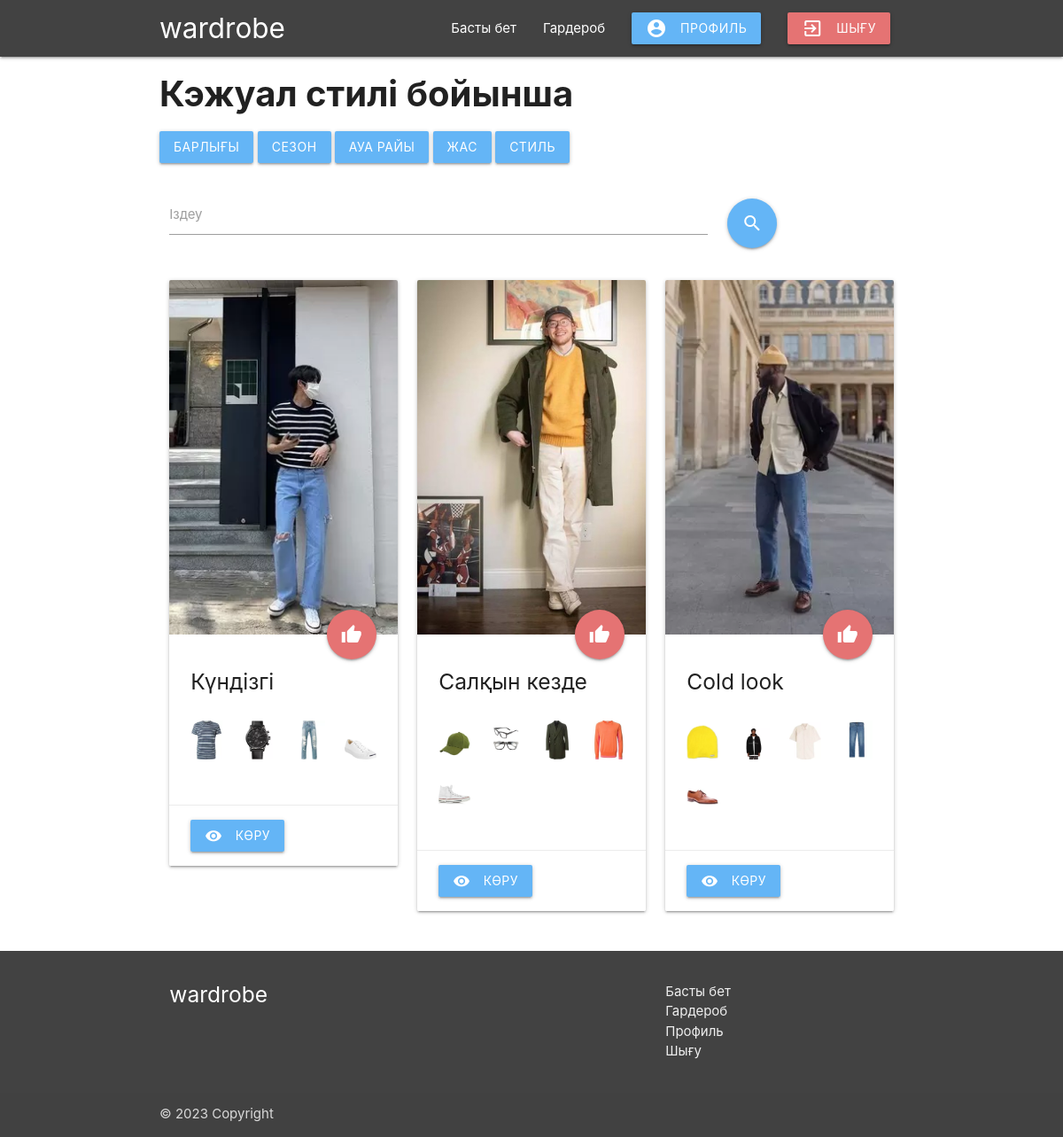
The page /looks/filter/style/kezhual/ (signed in) on the database its author committed.
### warderobApp/models.py (models this page shows, shortened)
class Style(models.Model):
    style = models.CharField("Стиль", max_length=255, blank=True, null=True)
    slug = models.SlugField(unique=True, editable=False, blank=True)
    class Meta:
        verbose_name = "Стиль"
        verbose_name_plural = "Стиль"

class Look(models.Model):
    lookName = models.CharField("Лук атауы", max_length=255, blank=True, null=True)
    season = models.ForeignKey(Season, on_delete=models.CASCADE, verbose_name="Мезгіл", blank=True, null=True)
    weather = models.ForeignKey(Weather, on_delete=models.CASCADE, verbose_name="Ауа-райы", blank=True, null=True)
    style = models.ForeignKey(Style, on_delete=models.CASCADE, verbose_name="Стиль", blank=True, null=True)
    age = models.ForeignKey(Age, on_delete=models.CASCADE, verbose_name="Жас", blank=True, null=True)
    description = models.TextField("Сипаттамасы", blank=True, null=True)
    lookFullPhoto = models.ImageField("Луктың суреті", upload_to="images/looks/", blank=True, null=True)
    head = models.ImageField("Бас киім", upload_to="images/heads/", blank=True, null=True)
    headLink = models.CharField("Сілтеме", max_length=500, blank=True, null=True)
    eyes = models.ImageField("Көз", upload_to="images/eyes/", blank=True, null=True)
    eyesLink = models.CharField("Сілтеме", max_length=500, blank=True, null=True)
    top1 = models.ImageField("Куртка", upload_to="images/top1/", blank=True, null=True)
    top1Link = models.CharField("Сілтеме", max_length=500, blank=True, null=True)
    top2 = models.ImageField("Футболка", upload_to="images/top2/", blank=True, null=True)
    top2Link = models.CharField("Сілтеме", max_length=500, blank=True, null=True)
    hands = models.ImageField("Қол", upload_to="images/hands/", blank=True, null=True)
    handsLink = models.CharField("Сілтеме", max_length=500, blank=True, null=True)
    bottom1 = models.ImageField("Шалбар", upload_to="images/bottom1/", blank=True, null=True)
    bottom1Link = models.CharField("Сілтеме", max_length=500, blank=True, null=True)
    bottom2 = models.ImageField("Шолақ", upload_to="images/bottom2/", blank=True, null=True)
    bottom2Link = models.CharField("Сілтеме", max_length=500, blank=True, null=True)
    shoes = models.ImageField("Аяқ киім", upload_to="images/shoes/", blank=True, null=True)
    shoesLink = models.CharField("Сілтеме", max_length=500, blank=True, null=True)
    isFavorite = models.BooleanField("Таңдаулы", default=False, blank=True, null=True)
    isPopular = models.BooleanField("Таңымал", default=False, blank=True, null=True)
    class Meta:
        verbose_name = "Лук"
        verbose_name_plural = "Луктар"

### warderobApp/views.py (the view)
# urls.py: path('looks/filter/style/<slug:slug>/', views.filterByStyle, name='filterByStyle'),
def filterByStyle(request, slug=None):
    style = None
    ages = Age.objects.all()
    weathers = Weather.objects.all()
    seasons = Season.objects.all()
    styles = Style.objects.all()
    looks = Look.objects.all()
    searchData = request.GET.get('search')
    if searchData:
        looks = Look.objects.filter(Q(lookName__icontains=searchData) | Q(description__icontains=searchData))
    else:
        looks = Look.objects.all()
    if slug:
        style = get_object_or_404(Style, slug=slug)
        looks = looks.filter(style=style)
    return render(request, 'looks-by-style.html', {
        'style': style,
        'ages': ages,
        'weathers': weathers,
        'seasons': seasons,
        'styles': styles,
        'looks': looks
    })

### warderobApp/templates/looks-by-style.html (shortened to what this page needs)
{% extends './base.html' %}
{% block content %}
{% if user.is_authenticated %}
    <div class="a-block">
        <div class="container">
            <h2 class="primary-title">{{ style.style }} стилі бойынша</h2>
            <div class="filter">
                <a href="{% url 'looksPage' %}" class="btn waves-effect waves-light blue lighten-2">Барлығы</a>
                <a class='dropdown-trigger btn waves-effect waves-light blue lighten-2' href='#' data-target='dropdown1'>Сезон</a>
                <a class='dropdown-trigger btn waves-effect waves-light blue lighten-2' href='#' data-target='dropdown2'>Ауа райы</a>
                <a class='dropdown-trigger btn waves-effect waves-light blue lighten-2' href='#' data-target='dropdown3'>Жас</a>
                <a class='dropdown-trigger btn waves-effect waves-light blue lighten-2' href='#' data-target='dropdown4'>Стиль</a>
            </div>
            <form action="{% url 'looksPage' %}">
                <div class="row">
                    <div class="input-field col s9">
                        <input id="icon_prefix" type="search" name="search" class="validate">
                        <label for="icon_prefix">Іздеу</label>
                    </div>
                    <div class="col s3">
                        <button type="submit" style="margin-top: 20px;" class="btn-floating btn-large waves-effect waves-light blue lighten-2"><i class="material-icons">search</i></button>
                    </div>
                </div>
            </form>
            <div class="row">
                {% for look in looks %}
                <div class="col s12 m6 l4">
                    <div class="card">
                        <div class="card-image">
                          <img src="{{ look.lookFullPhoto.url }}">
                          <form method="post" action="{% url 'toggle_favorite' pk=look.pk %}">
                                {% if favorited %}
                                <button onclick="M.toast({html: 'Таңдаулыға қосылды'})" data-id="{{ look.pk }}" class="favorite-btn btn-floating btn-large halfway-fab waves-effect waves-light red lighten-2"><i class="material-icons">delete</i></button>
                                {% else %}
                                <button onclick="M.toast({html: 'Таңдаулыға қосылды'})" data-id="{{ look.pk }}" class="favorite-btn btn-floating btn-large halfway-fab waves-effect waves-light red lighten-2"><i class="material-icons">thumb_up</i></button>
                                {% endif %}
                                <span class="badge">{{ favorite_count }}</span>
                            </form>
                        </div>
                        <div class="card-content">
                            <h5 style="margin-bottom: 30px;">{{ look.lookName }}</h5>
                            <div class="row">
                                {% if look.head and look.headLink %}
                                <div class="col s3">
                                    <a href="{{ look.headLink }}" target="_blank"><img width="100%" src="{{ look.head.url }}"></a>
                                </div>
                                {% else %}
                                <div></div>
                                {% endif %}
                                {% if look.eyes and look.eyesLink %}
                                <div class="col s3">
                                    <a href="{{ look.eyesLink }}" target="_blank"><img width="100%" src="{{ look.eyes.url }}"></a>
                                </div>
                                {% else %}
                                <div></div>
                                {% endif %}
                                {% if look.top1 and look.top1Link %}
                                <div class="col s3">
                                    <a href="{{ look.top1Link }}" target="_blank"><img width="100%" src="{{ look.top1.url }}"></a>
                                </div>
                                {% else %}
                                <div></div>
                                {% endif %}
                                {% if look.top2 and look.top2Link %}
                                <div class="col s3">
                                    <a href="{{ look.top2Link }}" target="_blank"><img width="100%" src="{{ look.top2.url }}"></a>
                                </div>
                                {% else %}
                                <div></div>
                                {% endif %}
                                {% if look.hands and look.handsLink %}
                                <div class="col s3">
                                    <a href="{{ look.handsLink }}" target="_blank"><img width="100%" src="{{ look.hands.url }}"></a>
                                </div>
                                {% else %}
                                <div></div>
                                {% endif %}
                                {% if look.bottom1 and look.bottom1Link %}
                                <div class="col s3">
                                    <a href="{{ look.bottom1Link }}" target="_blank"><img width="100%" src="{{ look.bottom1.url }}"></a>
                                </div>
                                {% else %}
                                <div></div>
                                {% endif %}
                                {% if look.shoes and look.shoesLink %}
                                <div class="col s3">
                                    <a href="{{ look.shoesLink }}" target="_blank"><img width="100%" src="{{ look.shoes.url }}"></a>
                                </div>
                                {% else %}
                                <div></div>
                                {% endif %}
                            </div>
                        </div>
                        <div class="card-action">
                          <a href="{% url 'lookDetailPage' pk=look.pk %}" class="btn waves-effect waves-light blue lighten-2"><i class="material-icons left">remove_red_eye</i> Көру</a>
                        </div>
                      </div>
                </div>
                {% endfor %}
            </div>
        </div>
    </div>
{% endif %}
{% endblock %}

### warderobApp/static/css/style.css (style rules this page uses)
.a-block { padding: 10px 0; }
.a-block .primary-title { font-size: 40px; margin-top: 10px; margin-bottom: 10px; font-weight: 700; }
.filter { margin: 20px 0; }

### warderobApp/templates/looks-by-style.html (style rules this page uses)
.card .card-image img { width: 100%; height: 400px; object-fit:cover; }

### rows shown on the page
Style: style "Кэжуал"
Look: lookFullPhoto (picture), lookName "Күндізгі", top2 (picture), hands (picture), bottom1 (picture), shoes (picture)
Look: lookFullPhoto (picture), lookName "Салқын кезде", head (picture), eyes (picture), top1 (picture), top2 (picture), shoes (picture)
Look: lookFullPhoto (picture), lookName "Cold look", head (picture), top1 (picture), top2 (picture), bottom1 (picture), shoes (picture)
